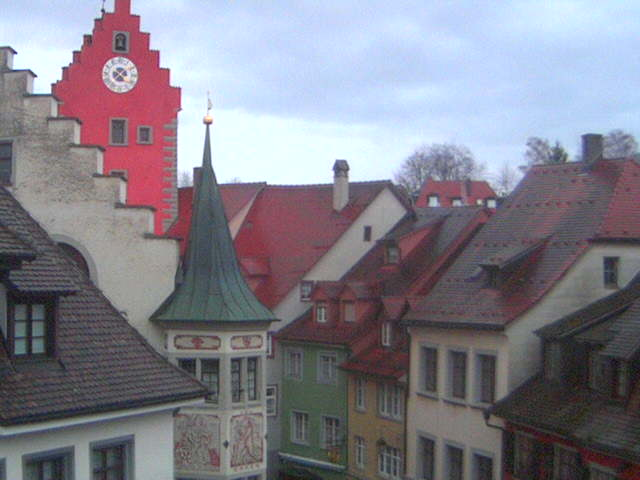
#> input picture small-test-samples/10870/20130101_150803.jpg, 640 x 480 px
$ python -i sky_detector.py   (imports and definitions only)   (older library calls are emulated)
#> lines starting #> are read from the running program, lines starting #| are printed output that depends on the picture; after the words box and inside, x2 and y2 are one past the last pixel; in counts of white or black regions, pixels touching at a corner belong together
from math import exp
import cv2
import numpy as np
import utils
import config


def preprocess(img, ksize):
    """
    Completes the preprocessing of the image using Gaussian blur
    """
    blurred = cv2.GaussianBlur(img, ksize, 0)

    if len(blurred.shape) == 3:
        blurred = cv2.cvtColor(blurred, cv2.COLOR_BGR2GRAY)

    return blurred


def sobel(img):
    """
    Apply Sobel edge detection to the image
    """
    sobel_hori = cv2.Sobel(img, cv2.CV_64F, 1, 0, ksize=3)
    sobel_vert = cv2.Sobel(img, cv2.CV_64F, 0, 1, ksize=3)

    sobel_hori_mag = cv2.convertScaleAbs(sobel_hori)
    sobel_vert_mag = cv2.convertScaleAbs(sobel_vert)

    combined_mag = cv2.addWeighted(sobel_hori_mag, 0.5, sobel_vert_mag, 0.5, 0)

    return combined_mag


def find_boundary_points(img, threshold):
    """
    Find the boundary points of the building
    """
    boundary_points = []
    for col in range(img.shape[1]):
        for row in range(img.shape[0]):
            if img[row, col] > threshold:
                boundary_points.append((row, col))
                break

    return boundary_points


def generate_mask(img, boundary_points):
    """
    Generate a mask of the sky
    """
    mask = np.full(img.shape, 255, dtype=np.uint8)
    for point in boundary_points:
        mask[point[0]:, point[1]] = 0
    return mask


def calculate_boundary_threshold(img, row_percentage, day_night_thresh, day_night_multi = (1, 1)):
    """
    Calculate the threshold of the image
    """
    row_count = int(img.shape[0] * (row_percentage / 100))
    row_mean = np.mean(img[:row_count, :])

    day_multi, night_multi = day_night_multi

    if row_mean > day_night_thresh:
        return row_mean * day_multi, True
    else:
        return row_mean * night_multi, False


def initial_segment_sky(img, display=False):
    # Variables for image preprocessing
    gaussian_ksize = config.gaussian_ksize

    # Variables for boundary thresholding
    row_percentage = config.row_percentage
    day_night_threshold = config.day_night_threshold
    day_night_multi = config.day_night_multi

    # Preprocess image
    preprocessed_img = preprocess(img, gaussian_ksize)

    # Get boundary threshold
    boundary_threshold, _ = calculate_boundary_threshold(preprocessed_img, row_percentage, day_night_threshold, day_night_multi)

    # Apply Sobel edge detection
    sobel_img = sobel(preprocessed_img)

    # print(np.mean(sobel_img))

    # Find boundary points
    boundary_points = find_boundary_points(sobel_img, boundary_threshold)

    # Generate mask
    mask = generate_mask(sobel_img, boundary_points)

    # Segment sky
    mask = cv2.cvtColor(mask, cv2.COLOR_GRAY2BGR)
    sky_img = cv2.bitwise_and(img, mask)

    # Plot images
    if display:
        utils.plot_subplots((2, 2), [img, sobel_img, mask, sky_img], ["Original Image", "Sobel Edges", "Sky Segmentation Mask", "Sky Image"])

    return mask, sky_img

>>> import cv2
>>> picture = cv2.imread('../small-test-samples/10870/20130101_150803.jpg')
#> picture is the input picture: shape (480, 640, 3); mean B, G, R 137.9, 127.4, 130.1
>>> result = initial_segment_sky(picture)
#> in preprocess, `blurred = cv2.cvtColor(blurred, cv2.COLOR_BGR2GRAY)`:
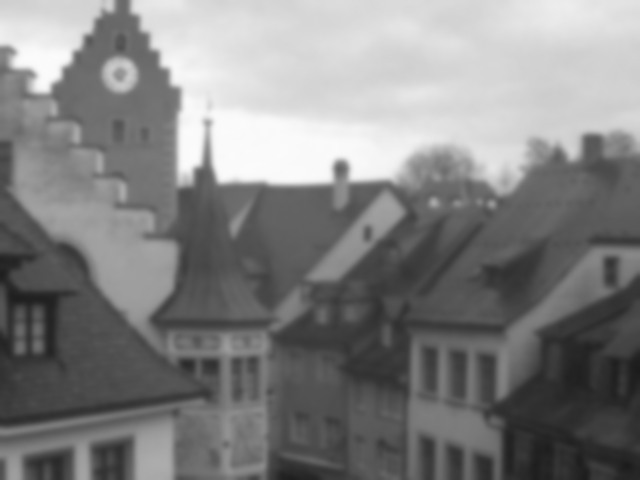
#> blurred: shape (480, 640); min 27, max 251, mean 129.4
#> in calculate_boundary_threshold, `row_mean = np.mean(img[:row_count, :])`: row_mean = 210
#> in initial_segment_sky, `boundary_threshold, _ = calculate_boundary_threshold(preprocessed_img,..`: boundary_threshold = 21
#> in sobel, `sobel_hori = cv2.Sobel(img, cv2.CV_64F, 1, 0, ksize=3)`:
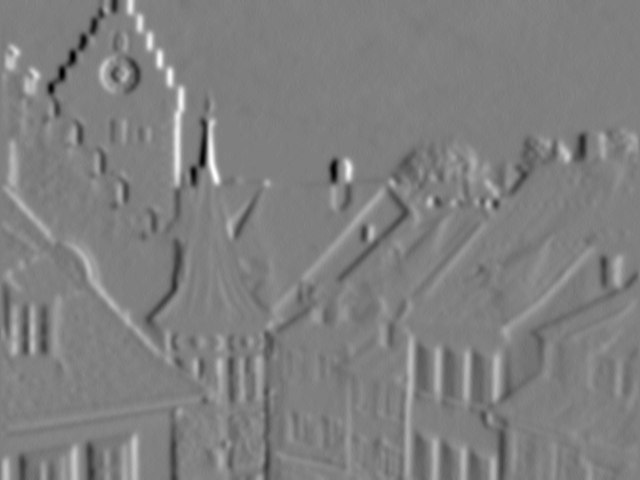
#> sobel_hori: shape (480, 640) float64; min -172, max 171, mean 0.2; drawn with min black and max white
#> in sobel, `sobel_vert = cv2.Sobel(img, cv2.CV_64F, 0, 1, ksize=3)`:
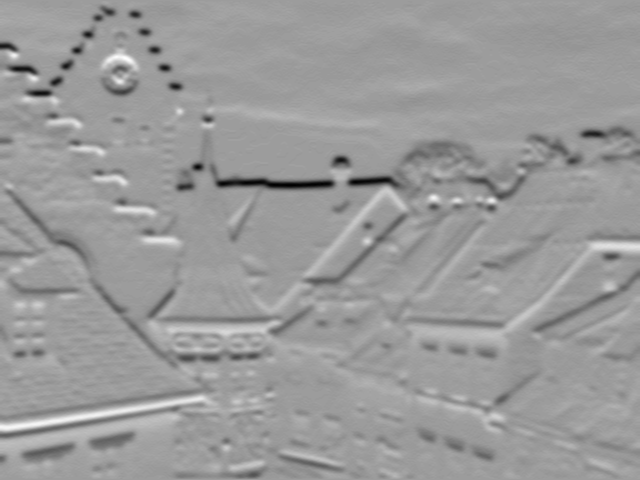
#> sobel_vert: shape (480, 640) float64; min -172, max 108, mean -2.3; drawn with min black and max white
#> in sobel, `sobel_vert_mag = cv2.convertScaleAbs(sobel_vert)`:
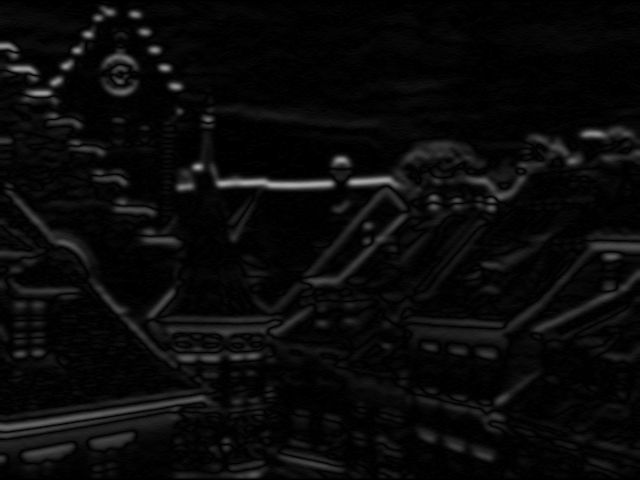
#> sobel_vert_mag: shape (480, 640); min 0, max 172, mean 10.1
#> in sobel, `combined_mag = cv2.addWeighted(sobel_hori_mag, 0.5, sobel_vert_mag, 0...`:
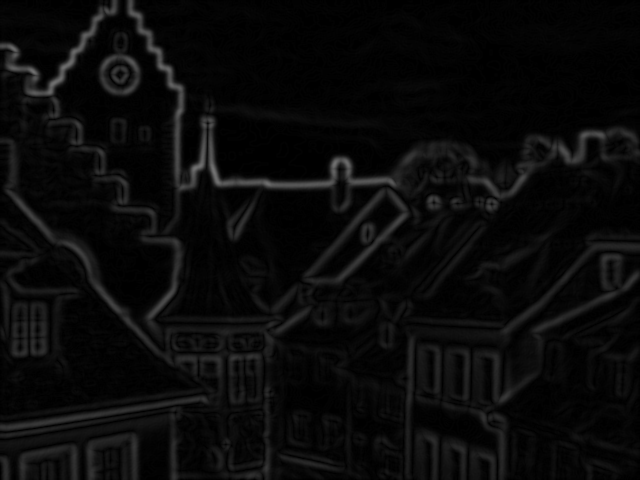
#> combined_mag: shape (480, 640); min 0, max 114, mean 10.1
#> in initial_segment_sky, `boundary_points = find_boundary_points(sobel_img, boundary_threshold)`: boundary_points = 640 pairs, first value 0 to 191, second value 0 to 639
#> the loop in generate_mask, `for point in boundary_points:` made 640 passes
#> point on passes 1 to 3: (42, 0), (42, 1), (42, 2)
#> after the loop in generate_mask, `for point in boundary_points:`:
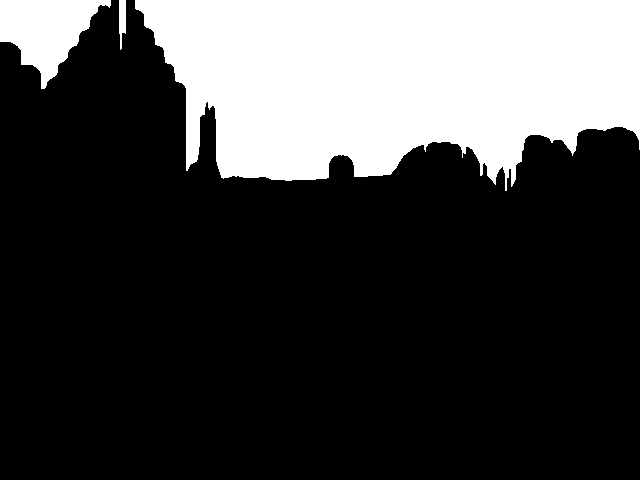
#> mask: shape (480, 640); 25.8% white; 3 white regions, box (x1, y1, x2, y2) and area: (135, 0, 640, 191) 73782, (0, 0, 111, 89) 5310, (119, 0, 126, 50) 266
#> in initial_segment_sky, `sky_img = cv2.bitwise_and(img, mask)`:
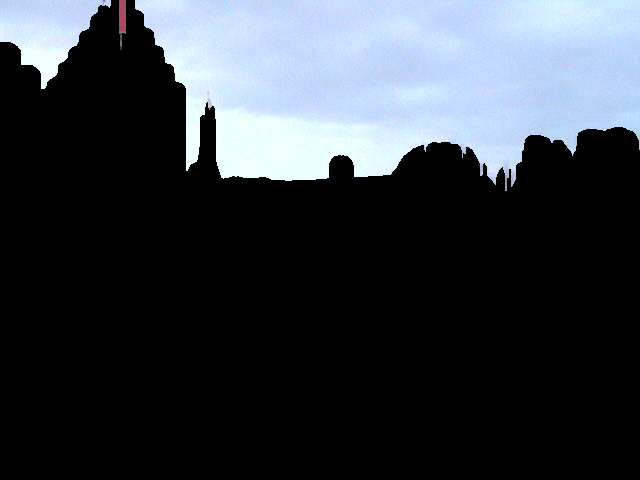
#> sky_img: shape (480, 640, 3); mean B, G, R 65.3, 58.4, 52.9

$ run again, on small-test-samples/10870/20130101_222544.jpg
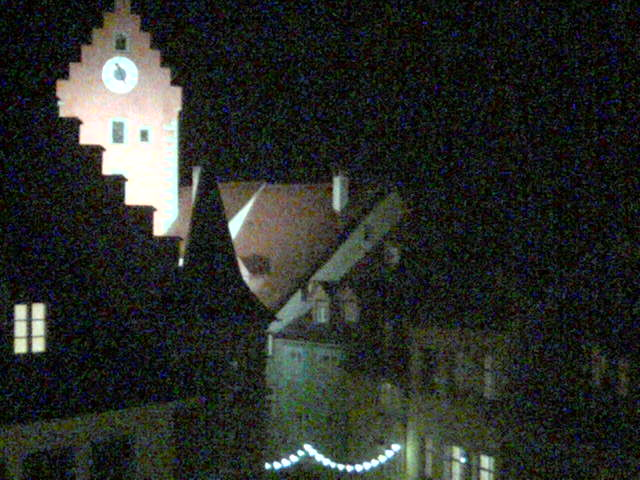
#> input picture small-test-samples/10870/20130101_222544.jpg, 640 x 480 px
#> picture is the input picture: shape (480, 640, 3); mean B, G, R 40.4, 44.8, 41.8
#> row_mean = 26.89
#> boundary_threshold = 6.72
#> in initial_segment_sky, `boundary_points = find_boundary_points(sobel_img, boundary_threshold)`: boundary_points = 640 pairs, first value 0 to 62, second value 0 to 639
#> the loop in generate_mask, `for point in boundary_points:` made 640 passes
#> point on passes 1 to 3: (3, 0), (3, 1), (2, 2)
#> after the loop in generate_mask, `for point in boundary_points:`:
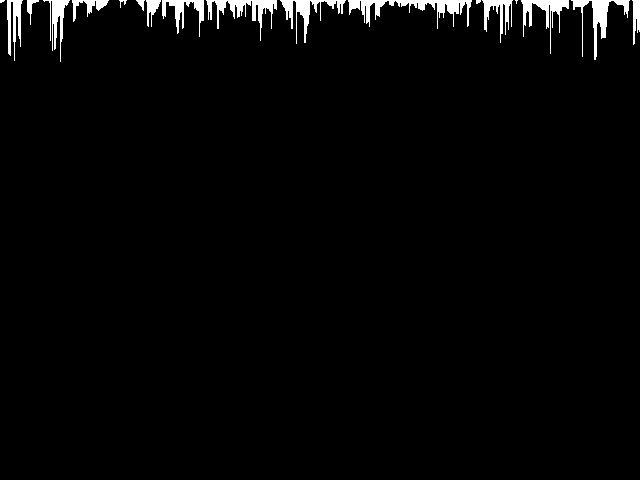
#> mask: shape (480, 640); 2.3% white; 18 white regions (3 under 20 px), largest, box (x1, y1, x2, y2) and area: (348, 0, 472, 29) 1132, (206, 0, 277, 41) 835, (571, 0, 630, 60) 835
#> in initial_segment_sky, `sky_img = cv2.bitwise_and(img, mask)`:
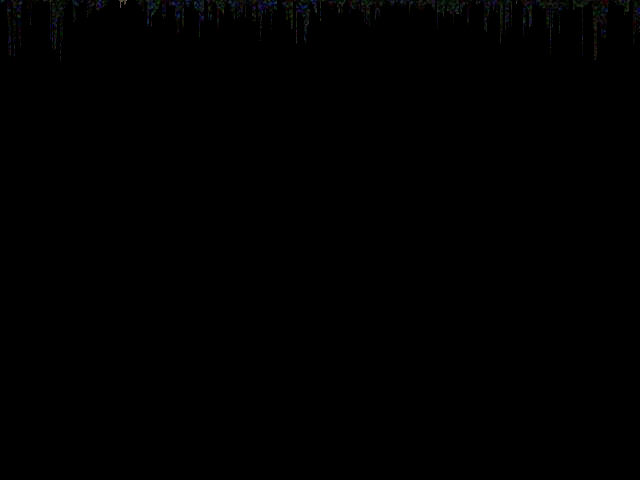
#> sky_img: shape (480, 640, 3); mean B, G, R 0.4, 0.4, 0.3

$ run again, on small-test-samples/10870/20130102_063804.jpg
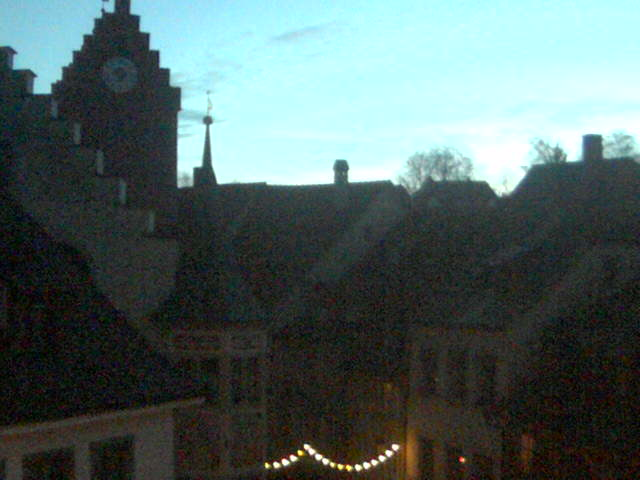
#> input picture small-test-samples/10870/20130102_063804.jpg, 640 x 480 px
#> picture is the input picture: shape (480, 640, 3); mean B, G, R 98.3, 99.9, 82.8
#> row_mean = 207.7
#> boundary_threshold = 20.77
#> in initial_segment_sky, `boundary_points = find_boundary_points(sobel_img, boundary_threshold)`: boundary_points = 640 pairs, first value 0 to 408, second value 0 to 639
#> the loop in generate_mask, `for point in boundary_points:` made 640 passes
#> point on passes 1 to 3: (42, 0), (42, 1), (42, 2)
#> after the loop in generate_mask, `for point in boundary_points:`:
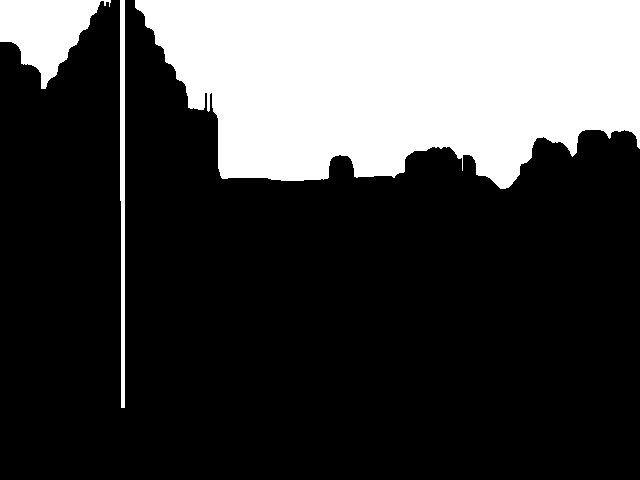
#> mask: shape (480, 640); 26.5% white; 3 white regions, box (x1, y1, x2, y2) and area: (135, 0, 640, 189) 74266, (0, 0, 111, 89) 5251, (120, 0, 125, 408) 1833
#> in initial_segment_sky, `sky_img = cv2.bitwise_and(img, mask)`:
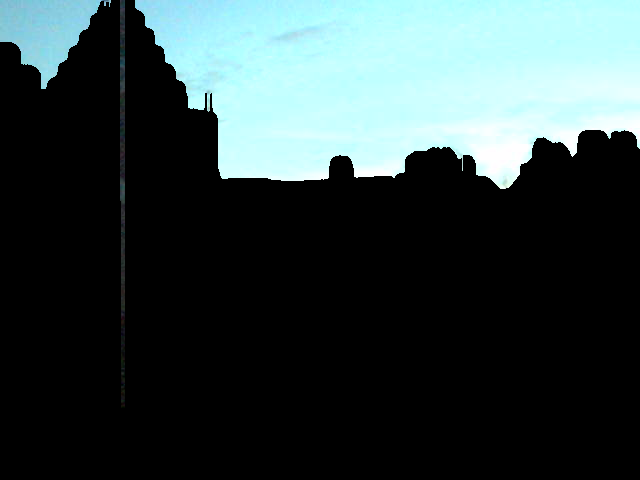
#> sky_img: shape (480, 640, 3); mean B, G, R 65.6, 64.9, 50.7

$ run again, on small-test-samples/10870/20130102_140807.jpg
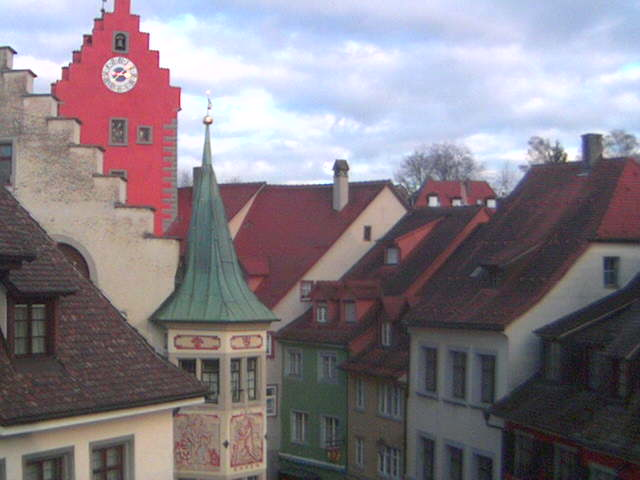
#> input picture small-test-samples/10870/20130102_140807.jpg, 640 x 480 px
#> picture is the input picture: shape (480, 640, 3); mean B, G, R 132.7, 124.8, 132.6
#> row_mean = 210.1
#> boundary_threshold = 21.01
#> in initial_segment_sky, `boundary_points = find_boundary_points(sobel_img, boundary_threshold)`: boundary_points = 640 pairs, first value 0 to 181, second value 0 to 639
#> the loop in generate_mask, `for point in boundary_points:` made 640 passes
#> point on passes 1 to 3: (42, 0), (42, 1), (42, 2)
#> in initial_segment_sky, `sky_img = cv2.bitwise_and(img, mask)`:
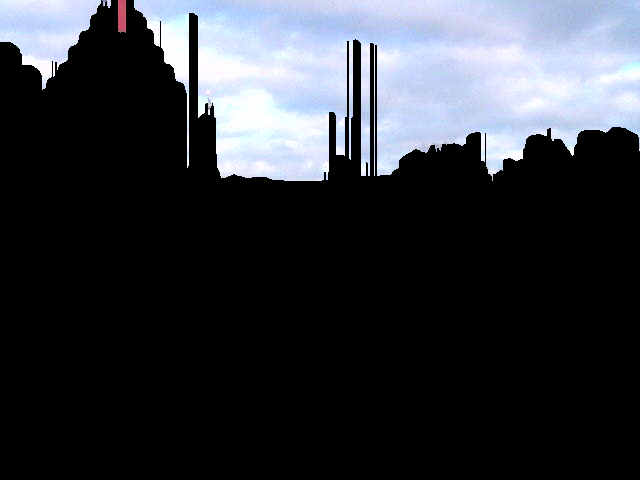
#> sky_img: shape (480, 640, 3); mean B, G, R 60.5, 54.1, 51.1
